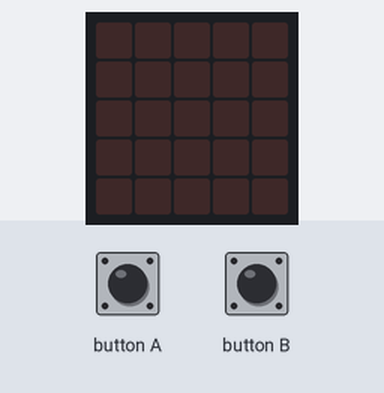
Bench run of a program on a simulated BBC micro:bit (MakeCode). On the bench: the board's 5×5 LED display. Inputs (shaded band) come from the test bench.

Above: at 1.2 s.
1.3 s: button A pressed for 0.15 s
At 1.65 s:
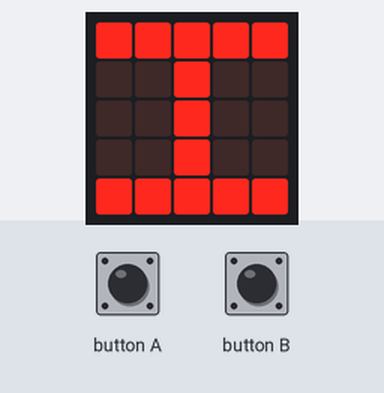
At 2.3 s:
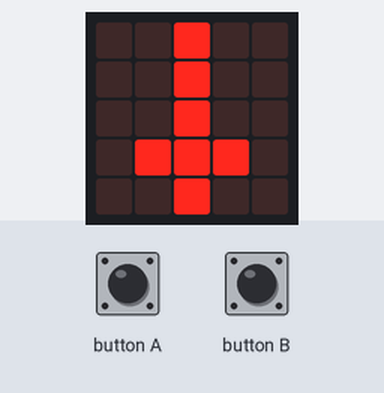
Timing chart, 0 to 4.3 s (numbered marks = the images above; inputs shaded):
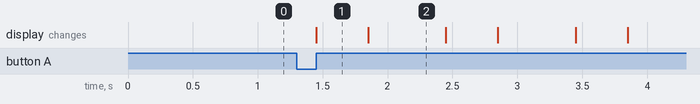

The program:

main.ts
```typescript
input.onButtonPressed(Button.A, function () {
    for (let index = 0; index < 90000000; index++) {
        basic.showLeds(`
            # # # # #
            . . # . .
            . . # . .
            . . # . .
            # # # # #
            `)
        basic.showIcon(IconNames.Sword)
    }
})
input.onButtonPressed(Button.B, function () {
    for (let index = 0; index < 90000000; index++) {
        basic.showLeds(`
            . # . # .
            # # # # #
            # # # # #
            . # # # .
            . . # . .
            `)
        basic.showIcon(IconNames.Tortoise)
    }
})
basic.forever(function () {

})
```

test.ts
```typescript
// 在此处测试；当此软件包作为插件使用时，将不会编译此软件包。
```

Measured:
- after the input at 1.3 s, the display: changes after 0.15 s (image 1)
- what the display in image 1 shows lasts 0.4 s, from 1.5 s to 1.9 s
- what the display in image 2 shows lasts 0.6 s, from 1.9 s to 2.5 s
